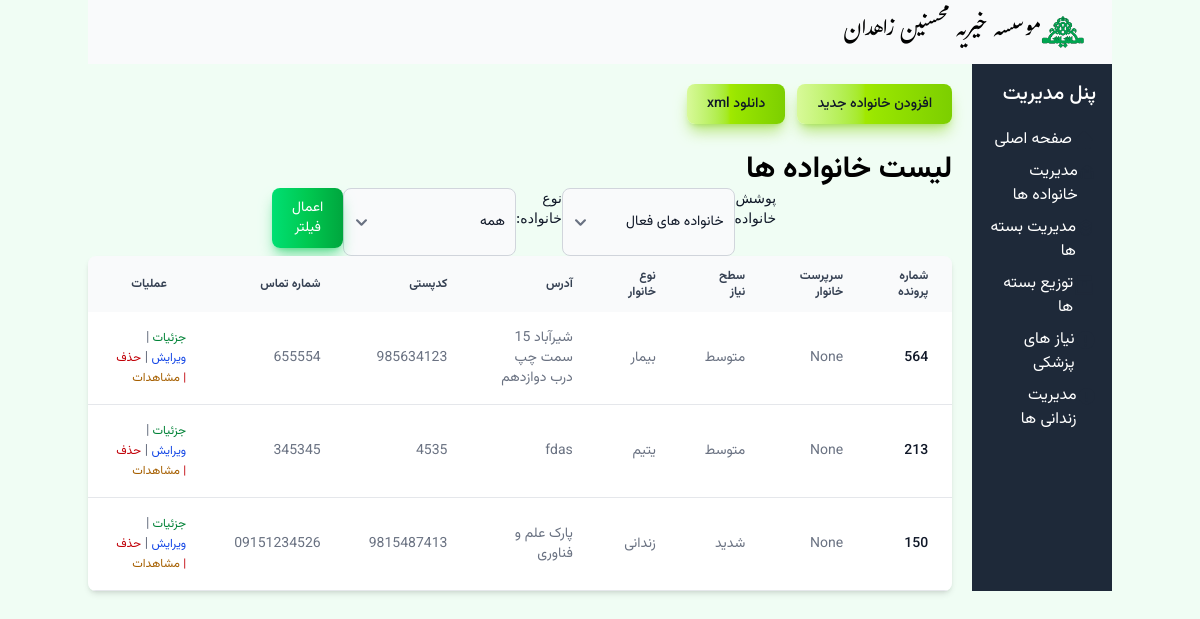
Page /families/?active_filter=active&family_type=all on the committed database.
### Mohsenin/models.py (models this page shows)
class Family(models.Model):
    doc_code = models.IntegerField('شماره پرونده')
    need_level = models.IntegerField('سطح نیاز', default=1, choices=NEED_LEVEL_CHOICE)
    family_type = models.IntegerField('نوع نیازمندی', default=1, choices=FAMILY_TYPE_CHOICES)
    guardian = models.ForeignKey('Person', verbose_name='سرپرست خانوار', on_delete=models.SET_NULL, related_name='guardianship', null=True)
    address = models.CharField('آدرس',max_length=255)
    contact_number = models.CharField('شماره تماس',max_length=15, blank=True, null=True)
    postal_code = models.CharField('کدپستی',max_length=10, blank=True, null= True)
    distlist = models.ForeignKey(Dist, verbose_name='لیست توزیع',on_delete=models.SET_NULL, null=True)
    is_active = models.BooleanField('تحت پوشش',default=True)  # To track if the family is currently receiving support

### Mohsenin/views.py (the view)
# urls.py: path('families/', views.FamilyListView.as_view(), name='family_list'),
class FamilyListView(ListView):
    model = Family
    template_name = 'Family/family_list.html'
    context_object_name = 'families'
    def get_queryset(self):
        queryset = super().get_queryset()
        active_filter = self.request.GET.get('active_filter')
        if active_filter == 'active':
            queryset = queryset.filter(is_active=True)
        elif active_filter == 'not_active':
            queryset = queryset.filter(is_active=False)
        elif active_filter is None:
            queryset = queryset.filter(is_active=True)
        family_type = self.request.GET.get('family_type')
        if family_type and family_type != 'all':
            queryset = queryset.filter(family_type=family_type)
        return queryset

### Mohsenin/templates/Family/family_list.html (shortened to what this page needs)
{% extends "base.html" %}
{% block content %}
<div class="py-5 vazir-medium no-print">
<button type="button" class="text-gray-900 bg-gradient-to-r from-lime-200 via-lime-400 to-lime-500 hover:bg-gradient-to-br focus:ring-4 focus:outline-none focus:ring-lime-300 dark:focus:ring-lime-800 shadow-lg shadow-lime-500/50 dark:shadow-lg dark:shadow-lime-800/80 font-medium rounded-lg text-sm px-5 py-2.5 text-center me-2 mb-2"><a href="{% url 'family_create' %}">افزودن خانواده جدید</a></button>
<button type="button" class="text-gray-900 bg-gradient-to-r from-lime-200 via-lime-400 to-lime-500 hover:bg-gradient-to-br focus:ring-4 focus:outline-none focus:ring-lime-300 dark:focus:ring-lime-800 shadow-lg shadow-lime-500/50 dark:shadow-lg dark:shadow-lime-800/80 font-medium rounded-lg text-sm px-5 py-2.5 text-center me-2 mb-2"><a href="{% url 'download_family' %}">دانلود xml</a></button>
</div>
<h2 class="vazir-bold text-3xl">لیست خانواده ها</h2>
<form method="get" action="{% url 'family_list' %}" id="filter-form" class="flex max-w-lg mx-auto no-print">
    <label for="active-filter" class="block mb-2 text-sm font-medium text-gray-900">پوشش خانواده</label>
    <select name="active_filter" id="active-filter" class="bg-gray-50 border border-gray-300 text-gray-900 text-sm rounded-lg focus:ring-blue-500 focus:border-blue-500 block w-full p-2.5 dark:bg-gray-700 dark:border-gray-600 dark:placeholder-gray-400 dark:text-white dark:focus:ring-blue-500 dark:focus:border-blue-500 vazir-normal">
        <option value="active" {% if request.GET.active_filter == 'active' %} selected {% endif %}>خانواده های فعال</option>
    </select>
    <label for="family-type" class="block mb-2 text-sm font-medium text-gray-900">نوع خانواده:</label>
    <select name="family_type" id="family-type" class="bg-gray-50 border border-gray-300 text-gray-900 text-sm rounded-lg focus:ring-blue-500 focus:border-blue-500 block w-full p-2.5 dark:bg-gray-700 dark:border-gray-600 dark:placeholder-gray-400 dark:text-white dark:focus:ring-blue-500 dark:focus:border-blue-500 vazir-normal">
        <option value="all" {% if request.GET.family_type == 'all' %} selected {% endif %}>همه</option>
    </select>
    <button type="submit" class="text-white bg-gradient-to-r from-green-400 via-green-500 to-green-600 hover:bg-gradient-to-br focus:ring-4 focus:outline-none focus:ring-green-300 dark:focus:ring-green-800 shadow-lg shadow-green-500/50 dark:shadow-lg dark:shadow-green-800/80 font-medium rounded-lg text-sm px-5 py-2.5 text-center me-2 mb-2 vazir-normal">اعمال فیلتر</button>
</form>
<div class="relative overflow-x-auto shadow-md sm:rounded-lg">
<table class="w-full text-sm text-left rtl:text-right text-gray-500 dark:text-gray-400">
    <thead class="text-xs text-gray-700 uppercase bg-gray-50 dark:bg-gray-700 dark:text-gray-400">
    <tr class='vazir-semibold'>
        <th scope="col" class="px-6 py-3 text-end">شماره پرونده</th>
        <th scope="col" class="px-6 py-3 text-right">سرپرست خانوار</th>
        <th scope="col" class="px-6 py-3 text-right">سطح نیاز</th>
        <th scope="col" class="px-6 py-3 text-right">نوع خانوار</th>
        <th scope="col" class="px-6 py-3 text-right">آدرس </th>
        <th scope="col" class="px-6 py-3 text-right">کدپستی</th>
        <th scope="col" class="px-6 py-3 text-right">شماره تماس</th>
        <th scope="col" class="px-6 py-3 text-center no-print">عملیات</th>
    </tr>
</thead>
<tbody>
    {% for family in families %}
    <tr class="bg-white border-b dark:bg-gray-800 dark:border-gray-700 border-gray-200 hover:bg-gray-50 dark:hover:bg-gray-600 vazir-normal">
        <th scope="row" class="px-6 py-4 font-medium text-gray-900 whitespace-nowrap dark:text-white">{{ family.doc_code }}</th>
        <td class="px-6 py-4">{{ family.guardian }}</td>
        <td class="px-6 py-4">{{ family.get_need_level_display }}</td>
        <td class="px-6 py-4">{{ family.get_family_type_display}}</td>
        <td class="px-6 py-4">{{ family.address }}</td>
        <td class="px-6 py-4">{{ family.postal_code}}</td>
        <td class="px-6 py-4">{{ family.contact_number }}</td>
        <td  class="px-6 py-4 no-print">
            <a href="{% url 'family_detail' family.pk %}" class="text-green-700 text-xs">جزئیات
              </a> |
            <a href="{% url 'family_update' family.pk %}" class="text-blue-700 text-xs">ویرایش
              </a> |
            <a href="{% url 'family_deactivate' family.pk %}"class="text-red-700 text-xs">حذف
                |
            </a>
            <a href="{% url 'observation_list' family.pk %}"class="text-yellow-700 text-xs">مشاهدات
            </a>
        </td>
    </tr>
    {% endfor %}
</tbody>
</table>
</div>
{% endblock %}

### rows in the picture
Family: doc_code "564", guardian "None", need_level "متوسط", family_type "بیمار", address "شیرآباد 15 سمت چپ درب دوازدهم", postal_code "985634123", contact_number "655554"
Family: doc_code "213", guardian "None", need_level "متوسط", family_type "یتیم", address "fdas", postal_code "4535", contact_number "345345"
Family: doc_code "150", guardian "None", need_level "شدید", family_type "زندانی", address "پارک علم و فناوری", postal_code "9815487413", contact_number "09151234526"
